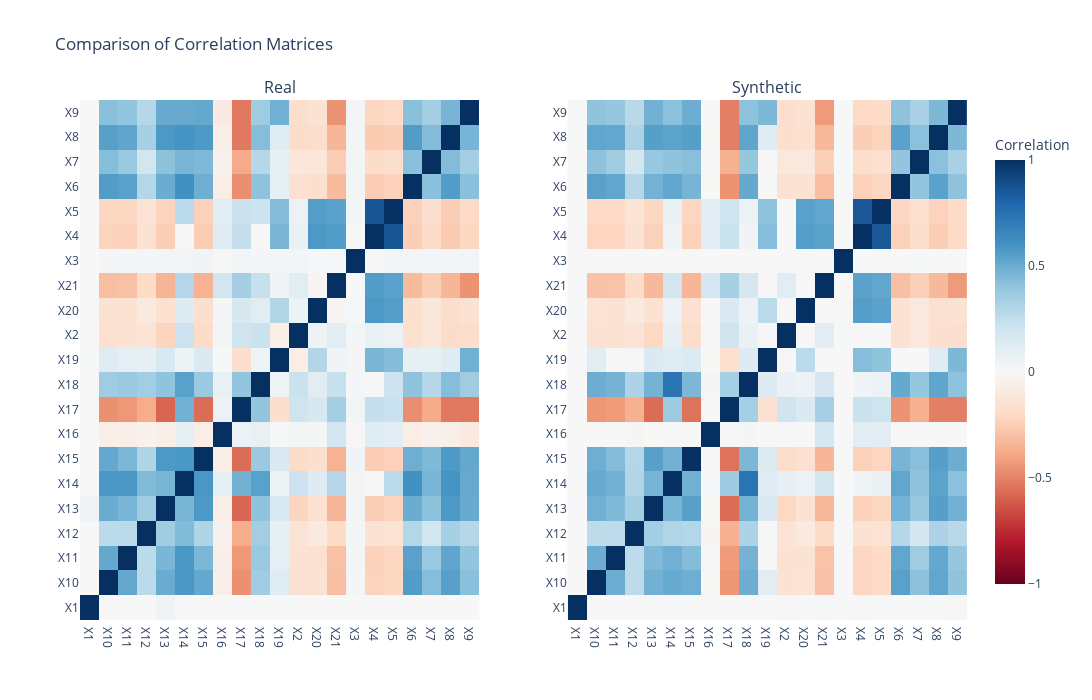

Notebook cell for this chart:
### Code cell
plot_correlation_matrices(correlation_matrix, correlation_matrix_syn, "Real", "Synthetic")

### Figure 1 — Plotly figure (JSON) as saved in the notebook; plotly's stock layout.template omitted (floating-point values rounded to 4 significant figures; data arrays with more than 128 entries replaced by an {"elided": "..."} marker saying what was removed)
{"data": [{"colorbar": {"len": 0.9, "title": {"text": "Correlation"}}, "colorscale": [[0, "rgb(103,0,31)"], [0.1, "rgb(178,24,43)"], [0.2, "rgb(214,96,77)"], [0.3, "rgb(244,165,130)"], [0.4, "rgb(253,219,199)"], [0.5, "rgb(247,247,247)"], [0.6, "rgb(209,229,240)"], [0.7, "rgb(146,197,222)"], [0.8, "rgb(67,147,195)"], [0.9, "rgb(33,102,172)"], [1, "rgb(5,48,97)"]], "hoverongaps": false, "hovertemplate": "X: %{x}<br>Y: %{y}<br>Corr: %{z:.2f}<extra></extra>", "type": "heatmap", "x": ["X1", "X10", "X11", "X12", "X13", "X14", "X15", "X16", "X17", "X18", "X19", "X2", "X20", "X21", "X3", "X4", "X5", "X6", "X7", "X8", "X9"], "xaxis": "x", "y": ["X1", "X10", "X11", "X12", "X13", "X14", "X15", "X16", "X17", "X18", "X19", "X2", "X20", "X21", "X3", "X4", "X5", "X6", "X7", "X8", "X9"], "yaxis": "y", "z": {"elided": "21x21 float values"}, "zmax": 1, "zmin": -1}, {"colorscale": [[0, "rgb(103,0,31)"], [0.1, "rgb(178,24,43)"], [0.2, "rgb(214,96,77)"], [0.3, "rgb(244,165,130)"], [0.4, "rgb(253,219,199)"], [0.5, "rgb(247,247,247)"], [0.6, "rgb(209,229,240)"], [0.7, "rgb(146,197,222)"], [0.8, "rgb(67,147,195)"], [0.9, "rgb(33,102,172)"], [1, "rgb(5,48,97)"]], "hoverongaps": false, "hovertemplate": "X: %{x}<br>Y: %{y}<br>Corr: %{z:.2f}<extra></extra>", "showscale": false, "type": "heatmap", "x": ["X1", "X10", "X11", "X12", "X13", "X14", "X15", "X16", "X17", "X18", "X19", "X2", "X20", "X21", "X3", "X4", "X5", "X6", "X7", "X8", "X9"], "xaxis": "x2", "y": ["X1", "X10", "X11", "X12", "X13", "X14", "X15", "X16", "X17", "X18", "X19", "X2", "X20", "X21", "X3", "X4", "X5", "X6", "X7", "X8", "X9"], "yaxis": "y2", "z": {"elided": "21x21 float values"}, "zmax": 1, "zmin": -1}], "layout": {"annotations": [{"font": {"size": 16}, "showarrow": false, "text": "Real", "x": 0.225, "xanchor": "center", "xref": "paper", "y": 1, "yanchor": "bottom", "yref": "paper"}, {"font": {"size": 16}, "showarrow": false, "text": "Synthetic", "x": 0.775, "xanchor": "center", "xref": "paper", "y": 1, "yanchor": "bottom", "yref": "paper"}], "height": 700, "showlegend": false, "title": {"text": "Comparison of Correlation Matrices"}, "width": 1200, "xaxis": {"anchor": "y", "domain": [0, 0.45]}, "xaxis2": {"anchor": "y2", "domain": [0.55, 1]}, "yaxis": {"anchor": "x", "domain": [0, 1]}, "yaxis2": {"anchor": "x2", "domain": [0, 1]}}}
